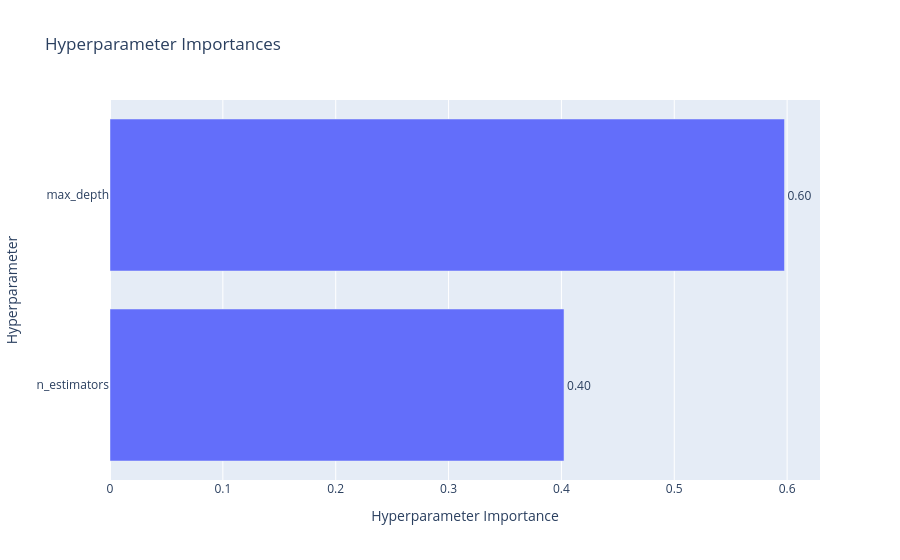

The notebook cell this image was saved under:
### Code cell
# 5. Hyperparameter Importance
from optuna.visualization import plot_param_importances
plot_param_importances(study).show()

### Figure 1 — Plotly figure (JSON) as saved in the notebook; plotly's stock layout.template omitted (floating-point values rounded to 4 significant figures)
{"data": [{"cliponaxis": false, "hovertemplate": ["n_estimators (IntDistribution): 0.4023204548987147<extra></extra>", "max_depth (IntDistribution): 0.5976795451012853<extra></extra>"], "name": "Objective Value", "orientation": "h", "text": ["0.40", "0.60"], "textposition": "outside", "type": "bar", "x": [0.4023, 0.5977], "y": ["n_estimators", "max_depth"]}], "layout": {"title": {"text": "Hyperparameter Importances"}, "xaxis": {"title": {"text": "Hyperparameter Importance"}}, "yaxis": {"title": {"text": "Hyperparameter"}}}}
